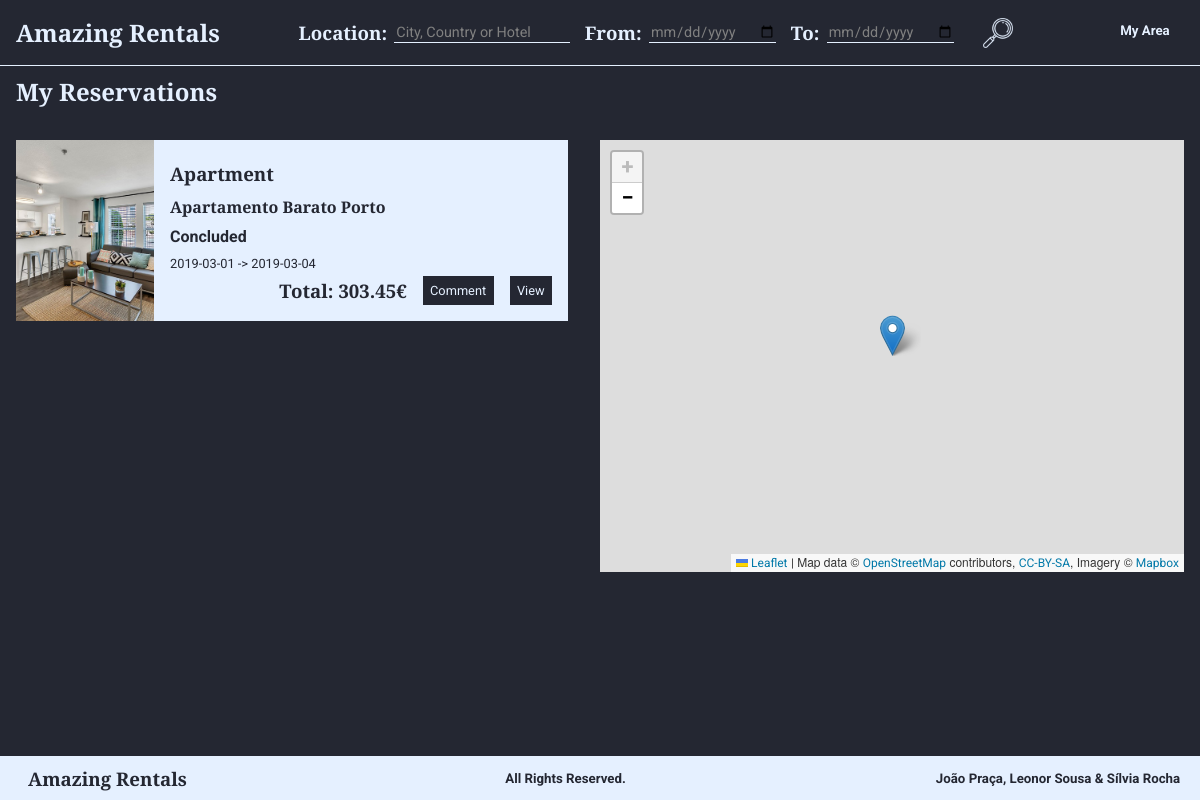
Page /listReservations.php (signed in) on the earlier database version.
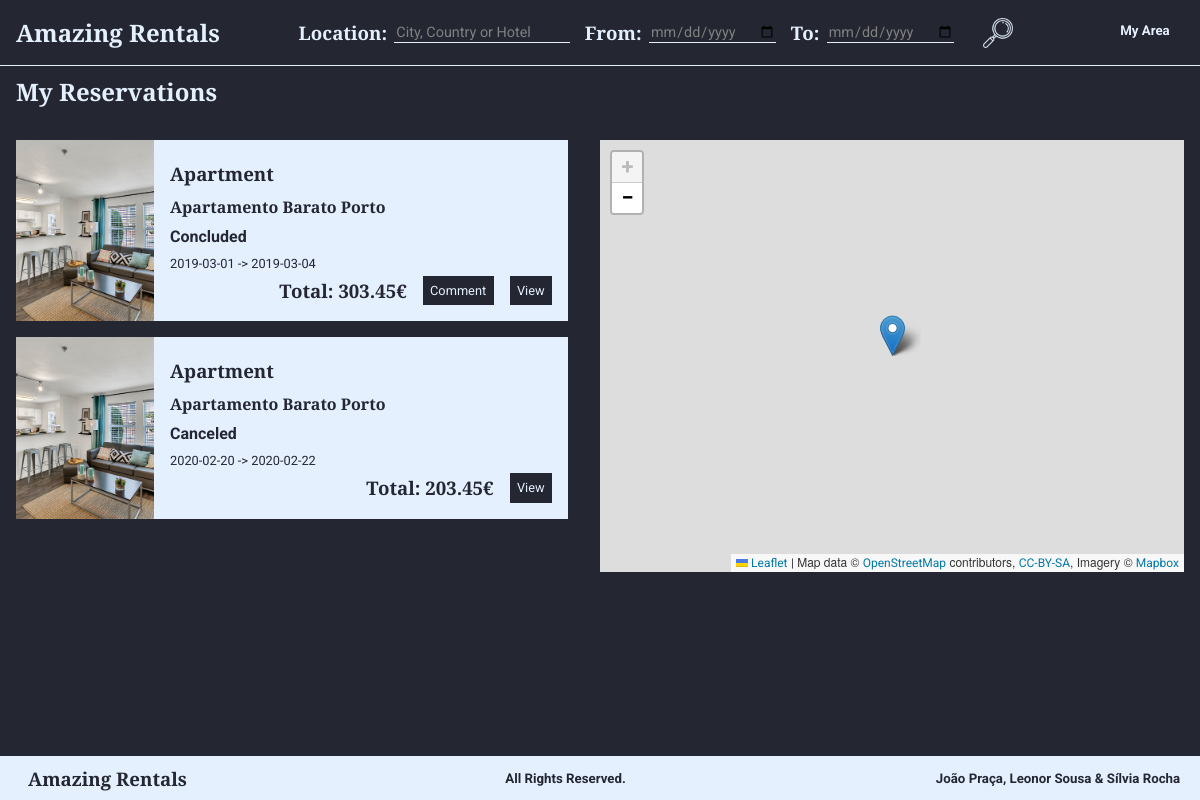
Same page on the later database version.
### tables this page shows
CREATE TABLE Reserva (
    idReserva       INTEGER PRIMARY KEY, 
    dataCheckIn     DATE    NOT NULL,
    dataCheckOut    DATE   NOT NULL,
    numHospedes     INTEGER CHECK (numHospedes > 0), 
    precoTotal      REAL    CHECK (precoTotal > 0), 
    idEstado        INTEGER REFERENCES Estado(idEstado) ON DELETE CASCADE ON UPDATE CASCADE,
    idHabitacao     INTEGER REFERENCES Habitacao(idHabitacao),
    idUtilizador       INTEGER REFERENCES Utilizador(idUtilizador)
);

CREATE TABLE Imagem (
    urlImagem   VARCHAR(20) PRIMARY KEY, 
    legenda TEXT,
    idHabitacao   INTEGER REFERENCES Habitacao(idHabitacao) ON DELETE CASCADE ON UPDATE CASCADE
);

CREATE TABLE Habitacao (
    idHabitacao INTEGER PRIMARY KEY,
    nome        TEXT,
    numQuartos  INTEGER CHECK (numQuartos > 0), 
    maxHospedes INTEGER CHECK (maxHospedes > 0),  
    precoNoite  REAL    CHECK (precoNoite > 0), 
    taxaLimpeza REAL CHECK (taxaLimpeza >= 0), 
    descricao   TEXT,
    latitude    REAL    CHECK(latitude>=-90 and latitude<=90),
    longitude   REAL    CHECK(longitude>=-180 and longitude<=180),
    morada      TEXT,
    idCidade    INTEGER REFERENCES Cidade(idCidade) ON DELETE RESTRICT ON UPDATE RESTRICT, 
    idUtilizador INTEGER REFERENCES Utilizador(idUtilizador) ON DELETE CASCADE ON UPDATE CASCADE,
    idTipo      INTEGER REFERENCES TipoDeHabitacao (idTipo) ON DELETE SET NULL ON UPDATE CASCADE, 
    idPolitica  INTEGER REFERENCES PoliticaDeCancelamento (idPolitica) ON DELETE RESTRICT ON UPDATE CASCADE
);

CREATE TABLE TipoDeHabitacao (
    idTipo  INTEGER PRIMARY KEY,
    nome    VARCHAR(30) UNIQUE NOT NULL
);

CREATE TABLE Estado (
    idEstado    INTEGER PRIMARY KEY,                 
    estado      CHAR(9) UNIQUE NOT NULL
);

### database/habitations.php (called while the page is built, shortened)
<?php
function getReservationsByClient($user_id){
    global $db;
    $stmt = $db->prepare('SELECT idReserva FROM Reserva WHERE idUtilizador = ?');
    $stmt->execute(array($user_id));
    return $stmt->fetchAll();
}
function getReservationById($id){
    global $db;
    $stmt = $db->prepare('SELECT * FROM Reserva WHERE idReserva = ?');
    $stmt->execute(array($id));
    return $stmt->fetch();
}
function getHabitationById($id){
    global $db;
    $stmt = $db->prepare('SELECT * FROM Habitacao WHERE idHabitacao=?');
    $stmt->execute(array($id));
    return $stmt->fetch();
}
function getNameType($id){
    global $db;
    $stmt = $db->prepare('SELECT nome FROM TipoDeHabitacao WHERE idTipo=?');
    $stmt->execute(array($id));
    return $stmt->fetch();
}
function getHabitationPictures($id){
    global $db;
    $stmt = $db->prepare('SELECT * FROM Imagem WHERE idHabitacao=?');
    $stmt->execute(array($id));
    return $stmt->fetchAll();
}
function getStateName($idState){
    global $db;
    $stmt = $db->prepare('SELECT * FROM Estado WHERE idEstado=?');
    $stmt->execute(array($idState));
    return $stmt->fetch()['estado'];
}
?>

### templates/properties/viewShortReservation.php (the view)
<section class="reservationShort">
    <?php
        include_once("database/connection.php");
        include_once("database/habitations.php");
        $habitation=getHabitationById($reservation['idHabitacao']);
        $pictures=getHabitationPictures($habitation['idHabitacao']);
        if ($pictures != null){
            echo '<img src=' . $pictures[0]['urlImagem'] . ' alt=' . $pictures[0]['legenda'] . '>';
        }
        else{
            echo '<img src="images/ownerPicture.jpg"  alt="Habitation Picture">';
        }
    ?>
    <div class="rightText">
        <h3><?=getNameType($habitation['idTipo'])['nome']?></h3>
        <h1><?=$habitation['nome']?></h1>
        <h4><?=getStateName($reservation['idEstado'])?></h4>
        <p><?=$reservation['dataCheckIn']?> -> <?=$reservation['dataCheckOut']?></p>
        <?php
            $datetime1 = strtotime($reservation['dataCheckIn'] . ' 00:00:00');
            $datetime2 = strtotime($reservation['dataCheckOut'] . ' 00:00:00');
            $secs = $datetime2 - $datetime1;
            $days = $secs / 86400;
            $total = $habitation['precoNoite']*$days+$habitation['taxaLimpeza'];
        ?>
        <div class="horizontalElements">
            <h3>Total: <?=$total?>€</h3>
            <?php
                $state = $reservation['idEstado'];
                if ($state == 0)
                   include_once("templates/forms/cancel.php");
                else if ($state == 1){
                    echo '<a href="viewProperty.php?id=' . $habitation['idHabitacao'] . '#comment_form" class="submit"><p>Comment</p></a>';
                }
            ?>
            <a href="viewProperty.php?id=<?=$reservation['idHabitacao']?>" class="submit"> <p> View </p> </a>
        </div>
    </div>
</section>

### templates/common/header.php (shortened to what this page needs)
<!DOCTYPE html>
<html>
    <head>
        <link href="style.css" rel="stylesheet">
        <link href="layout.css" rel="stylesheet">
        <link href="responsive.css" rel="stylesheet">
        <link rel="stylesheet" href="https://unpkg.com/leaflet@1.6.0/dist/leaflet.css"/>
    </head>
    <body>
        <div class="content">
            <nav id="menu">
            <ul>
                <li><a href="homepage.php" class="title"><h1 class="title">Amazing Rentals</h1></a></li>
                <li>
                    <?php
                        if($displaySearch)
                            include('templates/common/search.php');
                    ?>
                </li>
                    <?php
                    if ($logedin){ ?>
                        <li>
                            <div class="dropdown">
                                <h5>My Area</h5>
                            </div>
                        </li>
                    <?php } ?>
            </ul>
        </nav>

### templates/common/search.php (shortened to what this page needs)
<form id="search" method="get" action="listSearch.php">
    <h3> Location: </h3>
    <input class="search_input" type="search" name="location" placeholder="City, Country or Hotel" id="search_text_input" required>
    <h3> From: </h3>
    <input class="search_input" type="date" name="dateFrom" id="dateFrom" required>
    <h3> To: </h3>
    <input class="search_input" type="date" name="dateTo" id="dateTo" required>
    <input type="image" src="images/glass.png" alt="Submit" height="30" id="glass">
</form>

### listReservations.php (shortened to what this page needs)
<?php
  include('database/connection.php');
  include('database/habitations.php');
    $logedin=true;
    $displaySearch = true;
  include('templates/common/header.php');
  $reservations = getReservationsByClient($_SESSION['user']);
  echo '<h2 class="subtitle">My Reservations</h2>';
  echo '<section class="listPropertiesMap">';
    echo '<aside id="map">';
      include('templates/properties/map.php');
    echo '</aside>';
    echo '<section id="propertiesSection">';
      foreach ($reservations as $reservationId){
        $reservation = getReservationById($reservationId['idReserva']);
        include("templates/properties/viewShortReservation.php");
      }
    echo '</section>';
  echo '</section>';
  include('templates/common/footer.php');
?>

### templates/properties/map.php (shortened to what this page needs)
<div id="mapid">
</div>

### templates/common/footer.php
        </div>
        <footer class="footer">
            <h3>Amazing Rentals</h3>
            <h5>All Rights Reserved.</h5>
            <h5>João Praça, Leonor Sousa & Sílvia Rocha</h5>
        </footer>
    </body>
</html>

### style.css (style rules this page uses)
:root { --myDarkBlue: #242732; --myLightBlue: #E5F0FF; --titlesFont: Arvo, Courier, sans-serif; --bodyFont: Roboto, sans-serif; }
h1, h2, h3 { font-family: var(--titlesFont); margin: 0 0.5em 0 0; }
h4, h5, h6, p, span, input, label, tr, a, button { font-family: var(--bodyFont); }
p { font-size: 0.8em; }
a { color: var(--myLightBlue) }
body { background-color: var(--myDarkBlue); color: var(--myLightBlue); }
#menu { border-bottom-width: thin; border-bottom-color: var(--myLightBlue); border-bottom-style: solid; background-color: var(--myDarkBlue); }
#menu ul { list-style-type: none; }
#menu a { color: var(--myLightBlue); text-decoration: none; }
body>footer { background: var(--myLightBlue); color: var(--myDarkBlue); }
#menu li:first-child+li+li h5, #menu li:first-child+li+li+li h5, .dropdown-content p { background: var(--myDarkBlue); border-style: solid; border-width: thin; border-color: var(--myDarkBlue); }
input, select, textarea { background: var(--myLightBlue); color: var(--myDarkBlue); border-style: none; }
#glass { background: transparent; }
.search_input { border-bottom-width: thin; border-bottom-color: var(--myLightBlue); border-bottom-style: solid; background-color: transparent; color: var(--myLightBlue); }
.submit { background: var(--myDarkBlue); color: var(--myLightBlue); text-align: center; border-style: solid; border-width: thin; border-color: var(--myDarkBlue); }
.propertyShort, .reservationShort, .propertySearch { background: var(--myLightBlue); color: var(--myDarkBlue); }
.propertyShort a, .reservationShort a, .propertySearch a { text-decoration: none; }
#search p, input { font-size: 0.9em; }
#search input::placeholder, #search #dateFrom, #search #dateTo, #search input { color: grey; }
a { text-decoration: none; }

### layout.css (style rules this page uses)
html, body { height: 100%; }
body { display: flex; flex-direction: column; margin: 0; padding: 0; }
.content { flex: 1 0 auto; margin: 3.7em 0 0 0; }
#menu { position: fixed; top: 0; width: 100%; z-index: 999; overflow: visible; }
#menu ul { text-align: center; padding: 0; margin: 0; display: flex; align-items: center; justify-content: space-between; }
#menu li:first-child, #menu li:first-child~li~li { text-align: right; }
#menu li:first-child { text-align: left; margin-top: 1em; margin-bottom: 1em; }
#menu h1 { margin-right: 0; padding-right: 0; }
#glass { vertical-align: middle; margin: 1em; }
#search_text_input, #dateFrom, #dateTo { margin-right: 1em; margin-left: 0.5em; }
#menu li { padding: 0em 1em; }
#menu h5 { margin: 0; padding: 1em; }
.footer { flex-shrink: 0; text-align: center; padding: 0; display: flex; align-items: center; justify-content: space-between; width: 100%; }
.footer h3, h5 { margin: 0.5em; padding: 0em 1em; }
#search { display: flex; align-items: center; }
#mapid { height: 400px; padding: 1rem; }
.dropdown { position: relative; display: inline-block; }
.dropdown h5 { overflow: hidden; white-space: nowrap; }
.propertyShort, .reservationShort, .propertySearch { display: flex; margin: 1rem; }
.propertyShort img, .reservationShort img, .propertySearch img { object-fit: cover; width: 25%; }
.rightText { display: flex; flex-direction: column; justify-content: flex-start; padding: 1rem; width: 75%; }
.rightText h1, h3, h4, p { margin: 0; padding: 0.3rem 0 0.3rem 0; }
.horizontalElements { display: flex; justify-content: flex-end; align-items: center; margin-top: auto; }
.horizontalElements a, button { margin-left: 1em; }
.horizontalElements h3 { padding: 0; }
.horizontalElements p { padding: 0.5em; }
.subtitle { margin: 1rem; }
#propertiesSection { float: left; width: calc(50% - 1em); }
#map { float: right; padding: 1em; align-items: center; height: 100%; width: calc(50% - 1em); }
#mapid { z-index: 1; }

Differences in the rows shown:
added reserva: imagem.urlImagem (picture), idHabitacao.nome "Apartment", idHabitacao.nome "Apartamento Barato Porto", idEstado.estado "Canceled", dataCheckIn "2020-02-20", dataCheckOut "2020-02-22", total "203.45"
